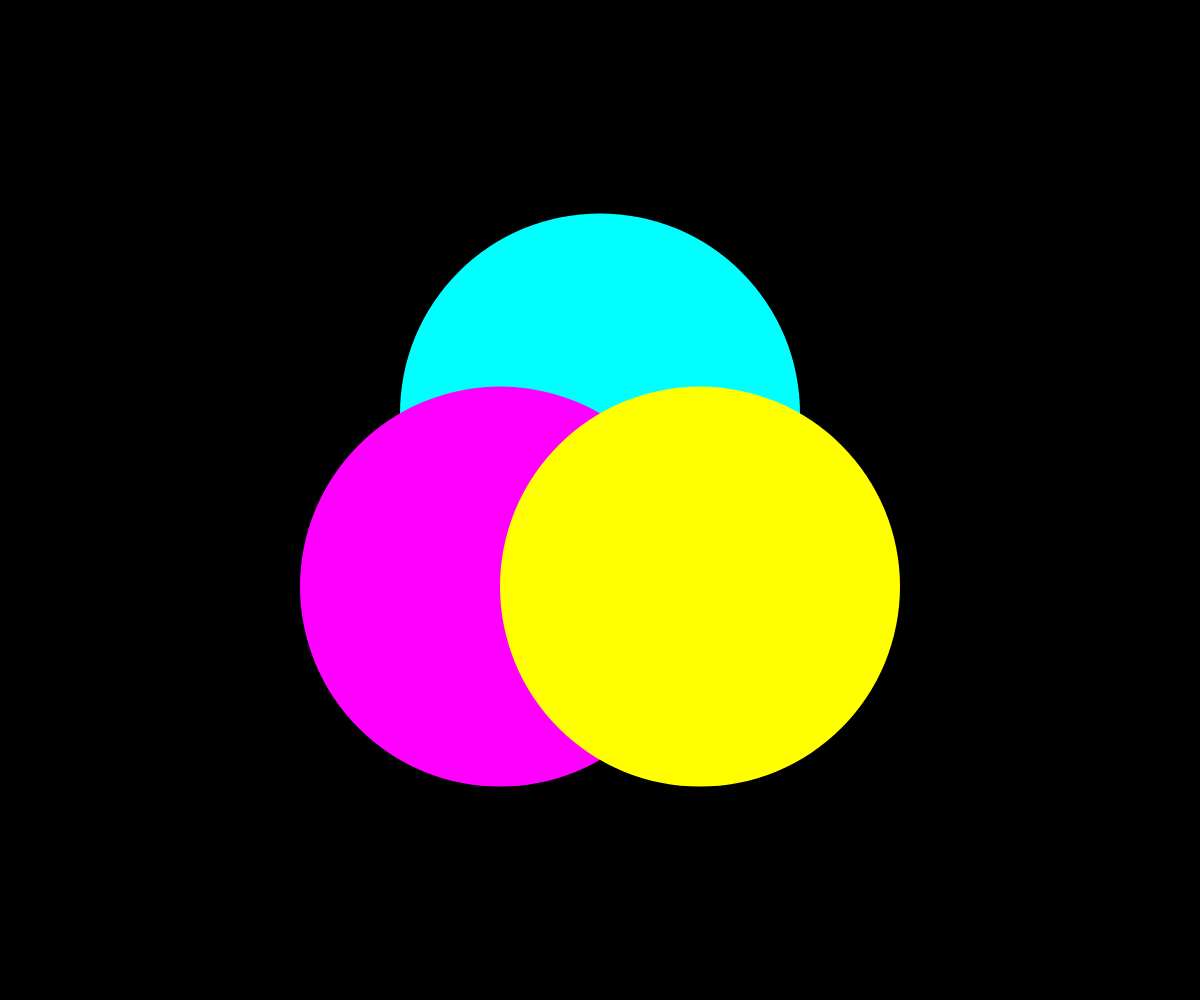
Frame 1 (no input)
Frame 60 (no input): identical to frame 1, image omitted
Frame 120 (the mouse pressed at the canvas centre since frame 60): identical to frame 1, image omitted

The p5.js sketch that drew this single still picture (run headless with seeded random() and noise() and a simulated clock; from frame 60 on, the mouse is pressed at the canvas centre):

// p5.js sketch
// ── sketch.js
// Title: "alfa"
// Created: dom 28 lug 2024, 15:47:38, CEST

let alfa = 255;
let col1 = [0,255,255,alfa];
let col2 = [255,0,255,alfa];
let col3 = [255,255,0,alfa];
let center;
let center1, center2, center3;
const radius = 400;

function setup()
{
  createCanvas(windowWidth, windowHeight);

  center = createVector(width/2, height/2);
  let side = radius/2;
  let h = sqrt(side**2 - (side/2)**2);
  console.log(center, side, h);
  center1 = createVector(center.x, center.y - h/2);
  center2 = createVector(center.x - side/2, center.y + h/2);
  center3 = createVector(center.x + side/2, center.y + h/2);
}

function draw()
{
  background(0);
  noStroke();

  push();
  fill(col1);
  circle(center1.x, center1.y, radius);
  pop();

  push();
  fill(col2);
  circle(center2.x, center2.y, radius);
  pop();

  push();
  fill(col3);
  circle(center3.x, center3.y, radius);
  pop();
}
